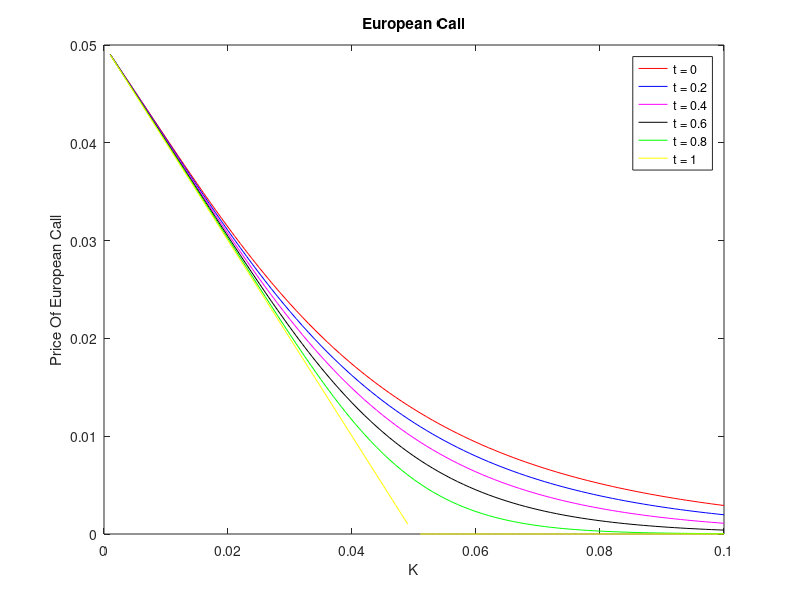

MATLAB code for this plot:
T = 1;
K = 1;
r = 0.05;
sigma = 0.6;
t = [0, 0.2, 0.4, 0.6, 0.8, 1];
s = 0.05;
S = [];
for i = 1:6
    for j = 1:100
        K = 0.001*j;
        d1 = (log(s/K) + (r + sigma*sigma*0.5)*(T-t(i)))/(sigma*sqrt(T-t(i)));
        d2 = d1 - sigma*sqrt(T-t(i));
        C(i,j) = normcdf(d1)*s-normcdf(d2)*K*exp(-r*(T-t(i)));
        P(i,j) = K*exp(-r*(T-t(i))) -s + C(i,j);
        S(j) = K;
    end
end
plot(S,C(1,:),'r');
hold on;
plot(S,C(2,:),'b');
hold on;
plot(S,C(3,:),'m');
hold on;
plot(S,C(4,:),'k');
hold on;
plot(S,C(5,:),'g');
hold on;
plot(S,C(6,:),'y');
hold off;
legend('t = 0','t = 0.2','t = 0.4','t = 0.6','t = 0.8','t = 1');
xlabel('K');
ylabel('Price Of European Call');
title('European Call');